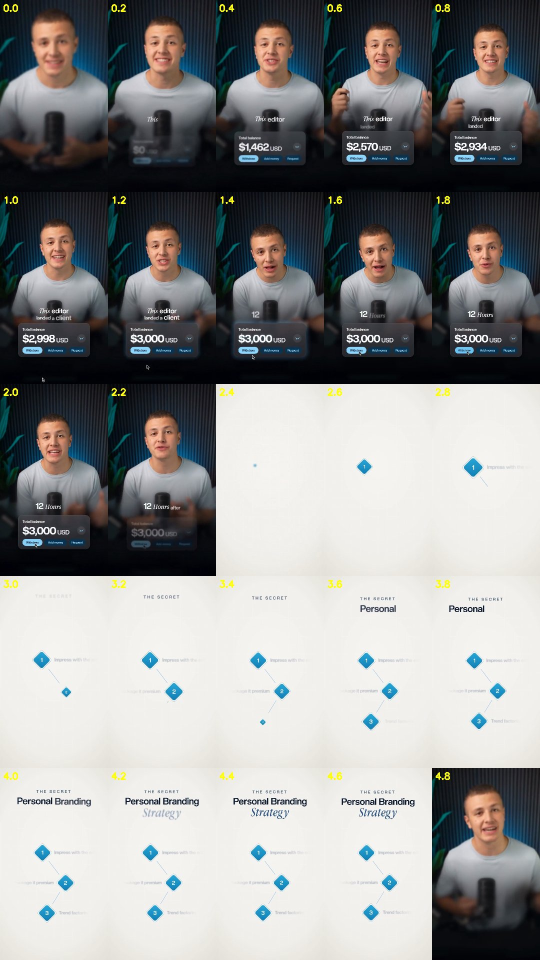
#> input picture styles/azure-paper/study/windows/w01.jpg, 1080 x 1920 px (shown at 1/2 size); its folder holds only this picture in this run
$ python -i measure.py   (imports and definitions only)
#> lines starting #> are read from the running program, lines starting #| are printed output that depends on the picture; after the words box and inside, x2 and y2 are one past the last pixel; in counts of white or black regions, pixels touching at a corner belong together
#> further down, picture is the input picture: shape (1920, 1080, 3); mean B, G, R 144.5, 144.8, 143.8
"""Measurement helpers shared by ref_study.py and the style-from-reference loop (use on reference AND our frames).
camera: ORB similarity per frame pair -> cumulative relative scale curve, 90% settle time.
text: bright low-saturation ink bbox in a region; x-height band via row-density.
reveal: per-word brightness ramp -> frames from first visible to 90%.
color: saturated-pixel median.  dots: high-pass FFT period."""
import sys, json, glob
import numpy as np, cv2

def load(paths, scale=0.5):
    return [cv2.imread(p) for p in paths]

# [43 lines left out: functions camera_curve, ink_bbox, xheight, sat_color, reveal_frames, not called in this run]

def dot_period(img, x0=100, y0=900, n=256):
#> called with x0 = 100, y0 = 900, n = 256
    g = cv2.cvtColor(img, cv2.COLOR_BGR2GRAY).astype(float)[y0:y0+n, x0:x0+n]; p = g - cv2.GaussianBlur(g, (0, 0), 6)
#> after `g = cv2.cvtColor(img, cv2.COLOR_BGR2GRAY).astype(float)[y0:y0 + n, x0:`:
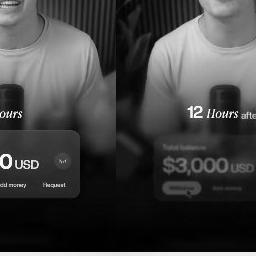
#> g: shape (256, 256) float64; min 0, max 255, mean 65.4
#> after `p = g - cv2.GaussianBlur(g, (0, 0), 6)`:
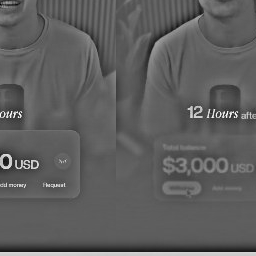
#> p: shape (256, 256) float64; min -112.3, max 191, mean 0.2; drawn with min black and max white
    F = np.abs(np.fft.fftshift(np.fft.fft2(p))); c = n // 2; F[c-6:c+7, c-6:c+7] = 0
#> after `F = np.abs(np.fft.fftshift(np.fft.fft2(p)))`:
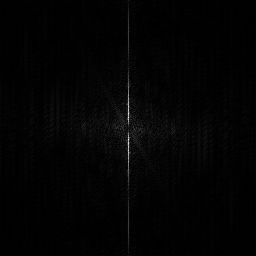
#> F: shape (256, 256) float64; min 9.95, max 210530.2, mean 3135; drawn with min black and max white
#> after `F[c - 6:c + 7, c - 6:c + 7] = 0`:
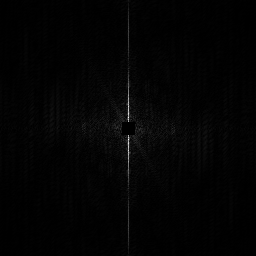
#> F: shape (256, 256) float64; 0.26% of pixels changed, all inside (x1, y1, x2, y2) = (122, 122, 135, 135); drawn with min black and max white
    y, x = np.unravel_index(F.argmax(), F.shape); fx, fy = (x - c) / n, (y - c) / n
#> after `y, x = np.unravel_index(F.argmax(), F.shape)`: y = 117; x = 128
#> after `fx, fy = ((x - c) / n, (y - c) / n)`: fx = 0; fy = -0.043
    return round(1 / max(abs(fx), abs(fy), 1e-6), 2), round(float(p.std()), 2)

>>> import cv2
>>> picture = cv2.imread('../styles/azure-paper/study/windows/w01.jpg')
>>> result = dot_period(picture)
#> result = (23.27, 26.69)

$ run again, on styles/azure-paper/study/windows/w02.jpg
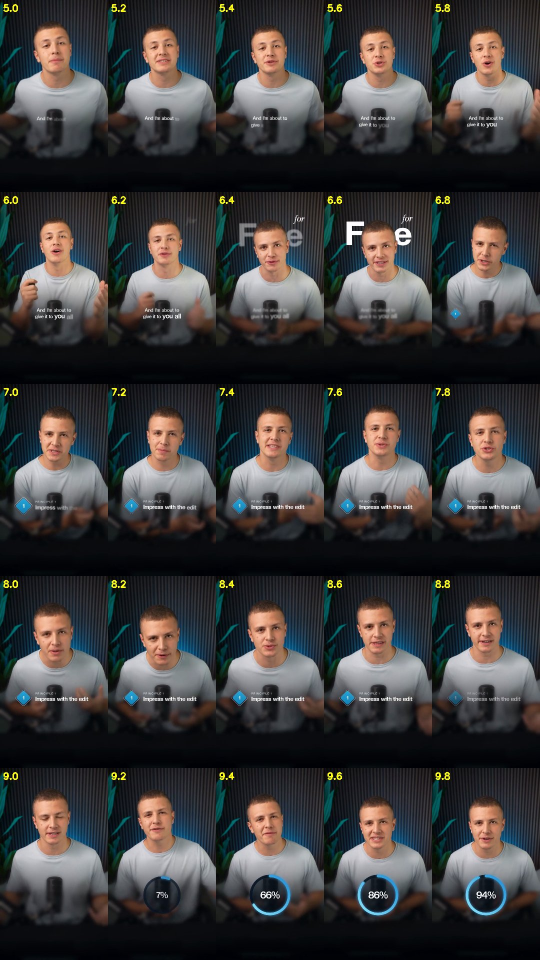
#> input picture styles/azure-paper/study/windows/w02.jpg, 1080 x 1920 px (shown at 1/2 size)
#> picture is the input picture: shape (1920, 1080, 3); mean B, G, R 60.2, 59.3, 60
#> in dot_period, `p = g - cv2.GaussianBlur(g, (0, 0), 6)`:
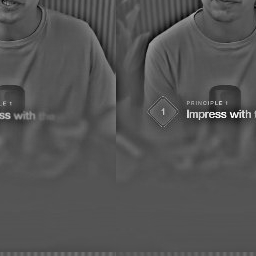
#> p: shape (256, 256) float64; min -92.62, max 187.3, mean 0; drawn with min black and max white
#> in dot_period, `F[c - 6:c + 7, c - 6:c + 7] = 0`:
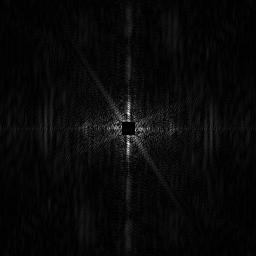
#> F: shape (256, 256) float64; min 0, max 66026.2, mean 2363.9; drawn with min black and max white
#> y = 113; x = 128
#> fx = 0; fy = -0.0586
#> result = (17.07, 15.53)

$ run again, on styles/azure-paper/study/windows/w03.jpg
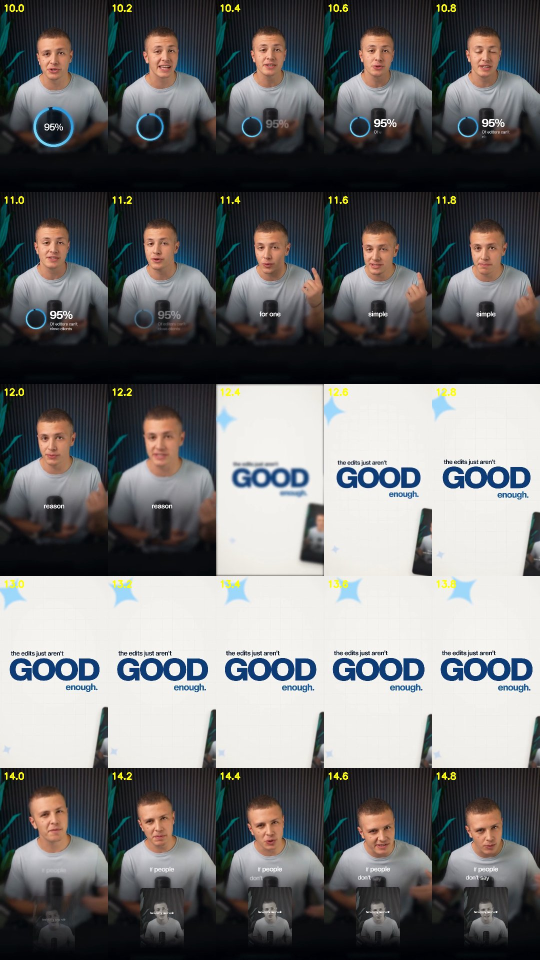
#> input picture styles/azure-paper/study/windows/w03.jpg, 1080 x 1920 px (shown at 1/2 size)
#> picture is the input picture: shape (1920, 1080, 3); mean B, G, R 111.3, 110.8, 110.7
#> in dot_period, `g = cv2.cvtColor(img, cv2.COLOR_BGR2GRAY).astype(float)[y0:y0 + n, x0:`:
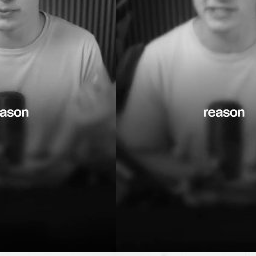
#> g: shape (256, 256) float64; min 0, max 255, mean 71.2
#> in dot_period, `p = g - cv2.GaussianBlur(g, (0, 0), 6)`:
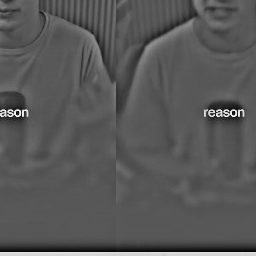
#> p: shape (256, 256) float64; min -91.92, max 175, mean 0.3; drawn with min black and max white
#> F: shape (256, 256) float64; min 0, max 196283.1, mean 2180.9
#> y = 110; x = 128
#> fx = 0; fy = -0.0703
#> result = (14.22, 24.24)

$ run again, on styles/azure-paper/study/windows/w04.jpg
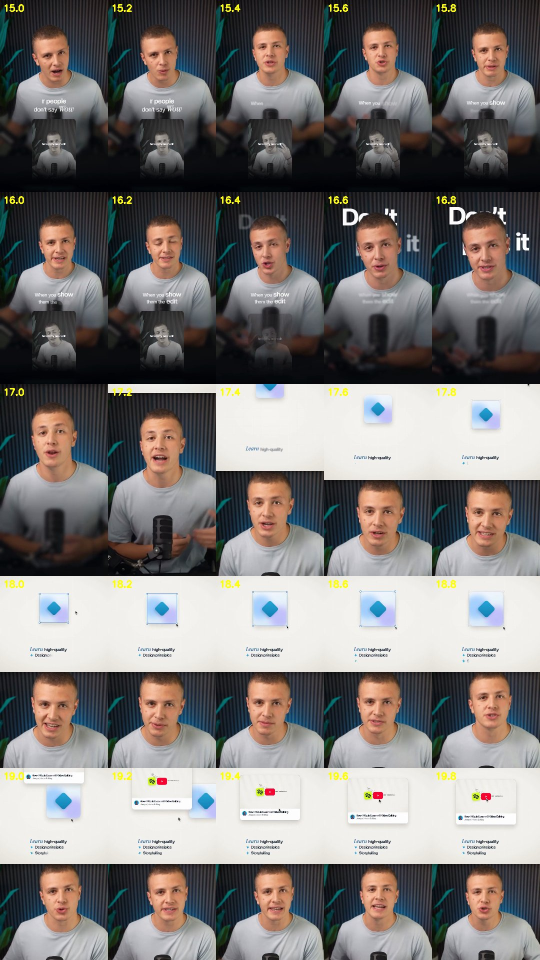
#> input picture styles/azure-paper/study/windows/w04.jpg, 1080 x 1920 px (shown at 1/2 size)
#> picture is the input picture: shape (1920, 1080, 3); mean B, G, R 119.4, 120.8, 124.2
#> in dot_period, `p = g - cv2.GaussianBlur(g, (0, 0), 6)`:
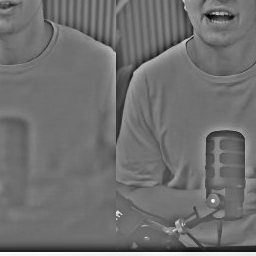
#> p: shape (256, 256) float64; min -109.4, max 138.4, mean 0.3; drawn with min black and max white
#> in dot_period, `F[c - 6:c + 7, c - 6:c + 7] = 0`:
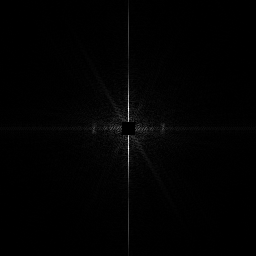
#> F: shape (256, 256) float64; min 0, max 181962.9, mean 1931.4; drawn with min black and max white
#> y = 108; x = 128
#> fx = 0; fy = -0.0781
#> result = (12.8, 24.07)
